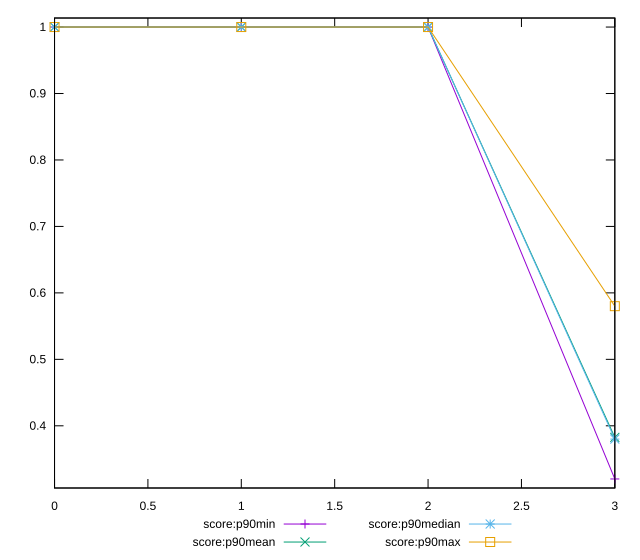

This chart was generated by the following gnuplot code:
reset

$scoreP90Min <<EOF
0 1
1 1
2 1
3 0.32
EOF

$scoreP90Mean <<EOF
0 1
1 1
2 1
3 0.3825531914893618
EOF

$scoreP90Median <<EOF
0 1
1 1
2 1
3 0.38
EOF

$scoreP90Max <<EOF
0 1
1 1
2 1
3 0.58
EOF

set key outside below
set xrange [0:3]
set yrange [0.3064:1.0136]
set trange [0.3064:1.0136]
set terminal svg size 640, 560 enhanced background rgb 'white'
set output "reports/report_00027_2021-02-24T12-40-31.850Z/render-blocking-resources/progression/score.svg"

plot $scoreP90Min title "score:p90min" with linespoints, \
     $scoreP90Mean title "score:p90mean" with linespoints, \
     $scoreP90Median title "score:p90median" with linespoints, \
     $scoreP90Max title "score:p90max" with linespoints

reset
